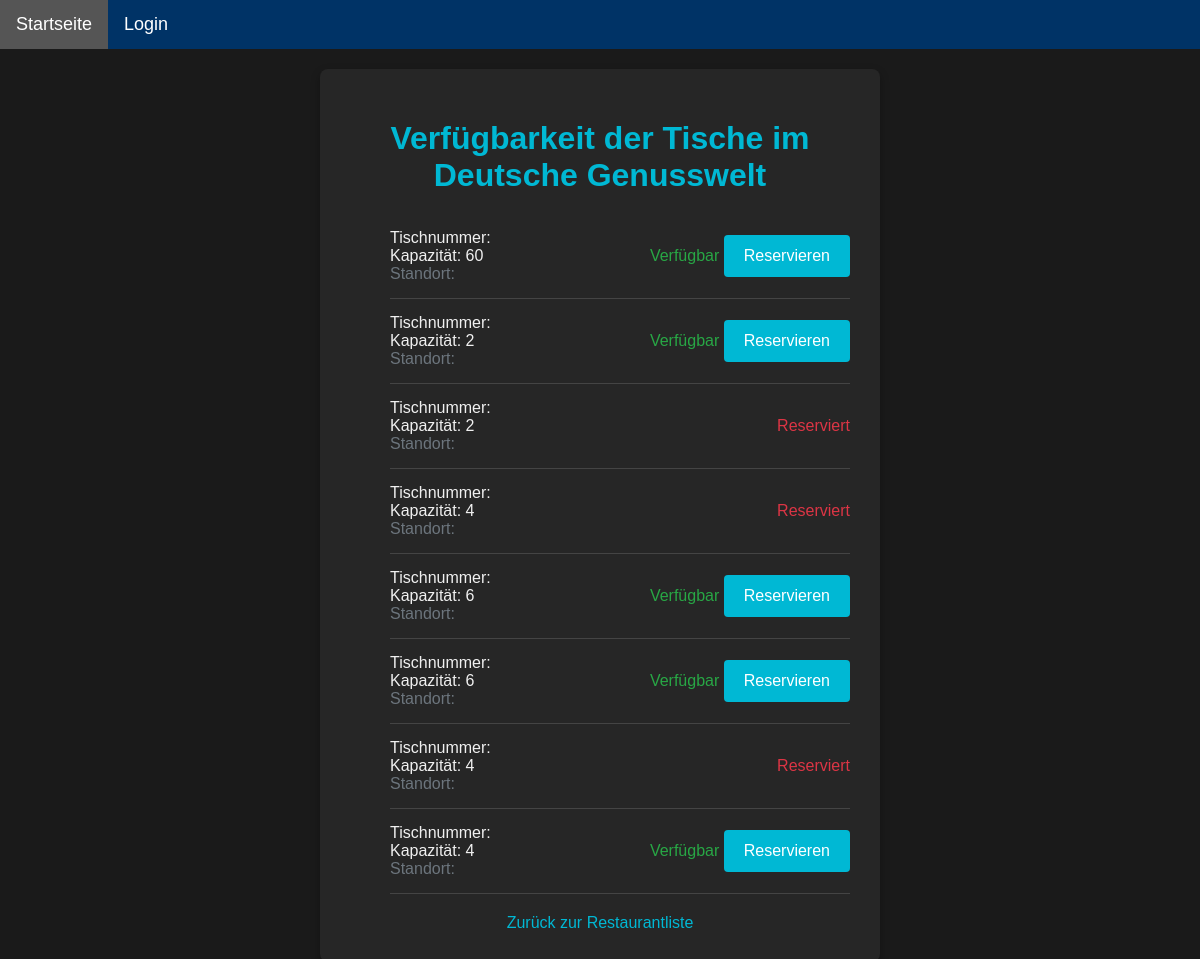
Before: /restaurant/restaurant/1/view_tables/ with the older database file.
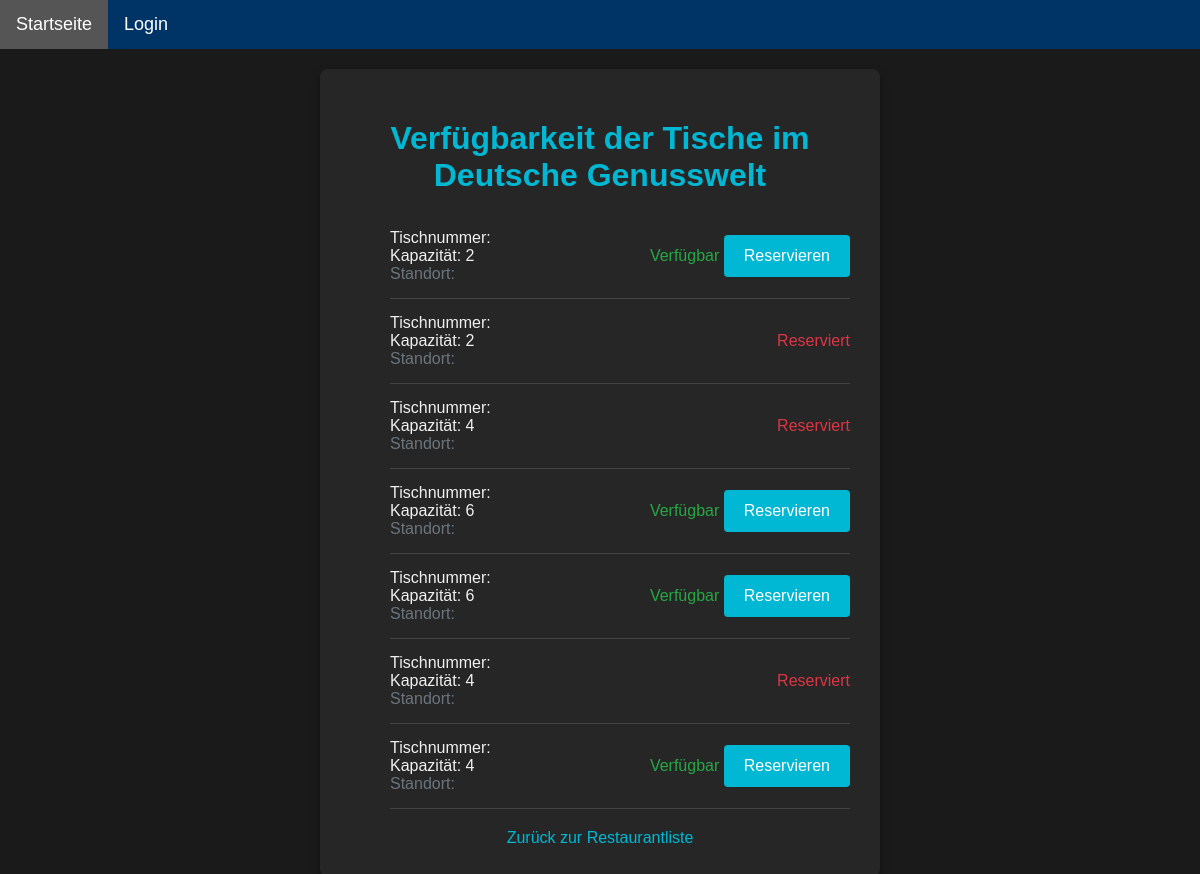
After: the same page with the newer database file.
### restaurant/models.py (models this page shows, shortened)
class Table(models.Model):
    restaurant = models.ForeignKey(Restaurant, on_delete=models.CASCADE)
    capacity = models.IntegerField()
    is_reserved = models.BooleanField(default=False)

### restaurant/views.py (the view)
# urls.py: path('restaurant/<int:restaurant_id>/view_tables/', views.view_tables, name='view_tables'),
def view_tables(request, restaurant_id):
    restaurant = get_object_or_404(Restaurant, pk=restaurant_id)
    tables = Table.objects.filter(restaurant=restaurant)
    return render(request, 'restaurant/tables.html', {'restaurant': restaurant, 'tables': tables})

### restaurant/templates/restaurant/tables.html (shortened to what this page needs)
{% extends 'restaurant/base.html' %}
{% load static %}
{% block extra_css %}
<link rel="stylesheet" href="{% static 'restaurant/style.css' %}" type="text/css">
{% endblock %}
{% block content %}
<div class="modern-form">
    <h1>Verfügbarkeit der Tische im {{ restaurant.name }}</h1>
    <ul id="tableList" class="list-unstyled">
        {% for table in tables %}
        <li id="table{{ table.number }}" class="list-item table-item">
            <div class="table-info">
                <span>Tischnummer: {{ table.number }}</span><br>
                <span>Kapazität: {{ table.capacity }}</span><br>
                <span class="location">Standort: {{ table.location }}</span>
            </div>
            <div class="availability">
                {% if table.is_reserved %}
                    <span class="reserved" aria-label="Reserviert">Reserviert</span>
                {% else %}
                    <span class="available" aria-label="Verfügbar">Verfügbar</span>
                    <button class="btn-primary" onclick="reserveTable('{{ table.number }}', '{{ table.capacity }}')"
                     aria-label="Tisch reservieren">Reservieren</button>
                {% endif %}
            </div>
        </li>
        {% endfor %}
    </ul>
    <a href="{% url 'restaurant_list' %}" class="back-link">Zurück zur Restaurantliste</a>
</div>
{% endblock %}

Changed rows visible on the page:
removed Table: capacity "60"
